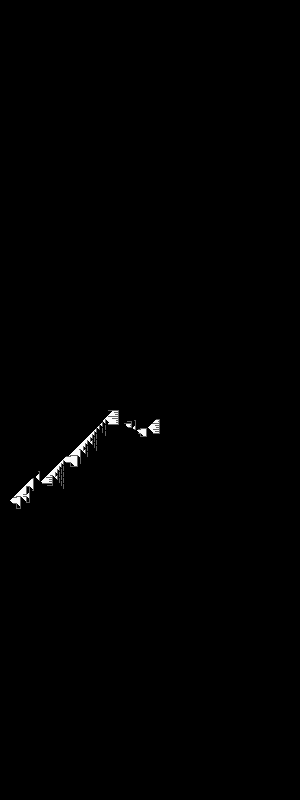

Here is the Python script that generated this plot:
"""Advent of Code 2022 - Day 14 - first star"""

import numpy as np
from PIL import Image

test_case = 0


def mocked_content():
    pass


def main():
    file = open("./day_14/input.txt")
    if test_case:
        file.close()
        file = open("./day_14/test_input.txt")
    content = file.read().split("\n")

    line_points = []
    for line in content:
        row = line.split(" ")
        current_points = []
        point: list = []
        for item in row:
            if item == "->":
                current_points.append(point)
                continue
            point = list(map(int, item.split(",")))
        current_points.append(point)
        line_points.append(current_points)

    truth_table = np.zeros((800, 300), dtype=np.uint8)
    if test_case:
        truth_table = np.zeros((20, 17))

    def draw_line(a, b, truth_table):
        if test_case:
            return draw_line2(a, b, truth_table)
        if a[0] > b[0] or a[1] > b[1]:
            draw_line(b, a, truth_table)
            return 0
        for index in range(a[0], b[0] + 1):
            truth_table[index, a[1]] = 100
        for index in range(a[1], b[1] + 1):
            truth_table[a[0], index] = 100
        return 0

    def draw_line2(c, d, truth_table):
        a = [0, 0]
        b = [0, 0]
        a[0] = c[0] - 490
        a[1] = c[1]
        b[1] = d[1]
        b[0] = d[0] - 490

        if a[0] > b[0] or a[1] > b[1]:
            b[0] += 490
            a[0] += 490
            draw_line(b, a, truth_table)
            return 0
        for index in range(a[0], b[0] + 1):
            truth_table[index, a[1]] = -1
        for index in range(a[1], b[1] + 1):
            truth_table[a[0], index] = -1
        return 0

    for line in line_points:
        for index, point in enumerate(line[:-1]):
            draw_line(point, line[index + 1], truth_table)
            print(truth_table)

    def step(truth_table, sand):
        x, y = sand
        if y == truth_table.shape[1] - 1:
            truth_table[x, y] = 0
            return -1
        if truth_table[x, y + 1] == 0:
            sand[1] = y + 1
            truth_table[x, y] = 0
            truth_table[x, y + 1] = 250
            return 0
        elif truth_table[x - 1, y + 1] == 0:
            sand[0] = x - 1
            sand[1] = y + 1
            truth_table[x, y] = 0
            truth_table[x - 1, y + 1] = 250
            return 0
        elif truth_table[x + 1, y + 1] == 0:
            sand[0] = x + 1
            sand[1] = y + 1
            truth_table[x, y] = 0
            truth_table[x + 1, y + 1] = 250
        else:
            return 1

    print(truth_table)

    sand = [500, 0]
    if test_case:
        sand = [10, 0]
    count = 0
    index_to_delete = []
    sum(sum(truth_table))
    run = 1
    while run:
        print(truth_table)
        count += 1
        while 1:
            step_result = step(truth_table, sand)
            if step_result == -1:
                print(count)
                run = 0
                break
            if step_result == 1:
                index_to_delete.append(index)
                if test_case:
                    sand = [10, 0]
                else:
                    sand = [500, 0]
                break
        if count % 100 == 0:
            print(count)
            print(len(sand))
        if count == 10000:
            break
    img = Image.fromarray(truth_table)
    # Saving the image
    img.save("./day_14/first_star.png")


if __name__ == "__main__":
    main()
